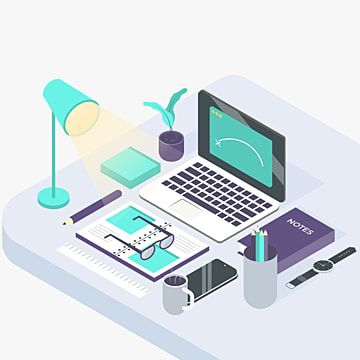
#> input picture img.jpg, 360 x 360 px
$ python ImageToGray.py
#> lines starting #> are read from the running program, lines starting #| are printed output that depends on the picture
#OpenCV استيراد مكتبة
import cv2

#image وتخزينها في متغير  img.jpg قراءة الصورة من ملف
image = cv2.imread("img.jpg")
#> image is the input picture: shape (360, 360, 3); mean B, G, R 228.1, 223.9, 214.7

#gray تحويل الصورة إلى الدرجات الرمادية وتخزينها في متغير
gray = cv2.cvtColor(image , cv2.COLOR_BGR2GRAY)
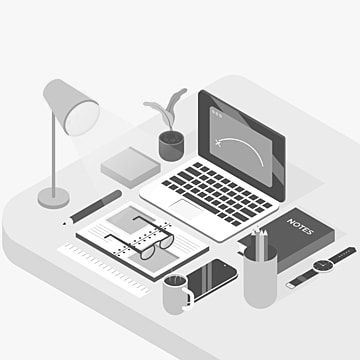
#> gray: shape (360, 360); min 1, max 255, mean 221.6

#"FatimaGray.jpg" حفظ الصورة الرمادية في ملف جديد بإسم
cv2.imwrite("FatimaGray.jpg" , gray)

#FatimaGray عرض الصورة الرمادية على الشاشة فيي نافذه اسمها
cv2.imshow('FatimaGray',gray)

#F انتظار الضغط على أي مفتاح على لوحة المفاتيح وتخزين القيمة المرتبطة به في المتغير
F = cv2.waitKey(0)
#> (key Esc is pressed here)


# في لوحة المفاتيح او 27 s إذا تم الضغط على مفتاح الـ
if F == 27 or F == ord('s'):
#فإن جميع النوافذ المفتوحة في البرنامج ستتم إغلاقها
    cv2.destroyAllWindows()
